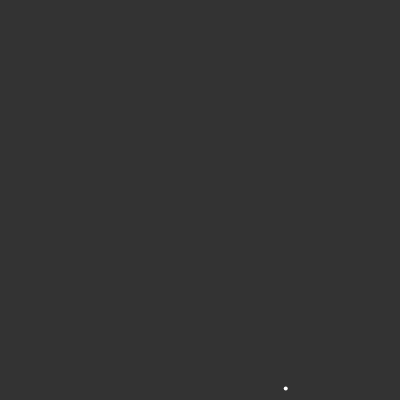
Frame 1 (no input)
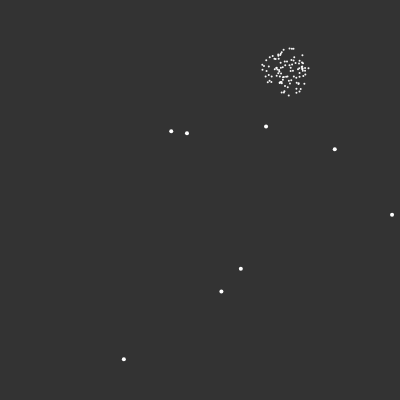
Frame 60 (no input)
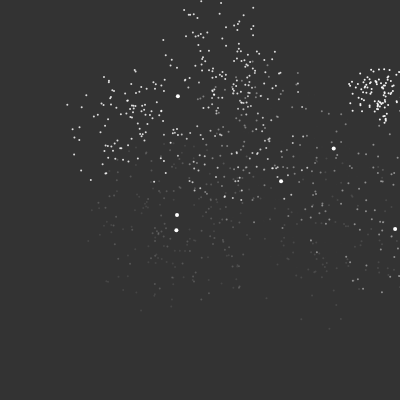
Frame 120 (the mouse pressed at the canvas centre since frame 60)

The p5.js sketch that drew these frames (run headless with seeded random() and noise() and a simulated clock; from frame 60 on, the mouse is pressed at the canvas centre):

// p5.js sketch
// ── sketch.js
var firework = [];
var gravity;

function setup() {
  createCanvas(400,400);
  stroke(255);
  strokeWeight(4);
  gravity = createVector(0, 0.2);
  firework.push(new Firework());
  //firework = new Particle(random(width), height);
  
}

function draw() {
  background(51);
  
 if(random(1) < 0.1){
     firework.push(new Firework()); 
 }
 
 for(var i = 0; i < firework.length; i ++){
 	  firework[i].update();
 	  firework[i].show();
 }
 
 
  
}
// ── Firework.js

function Firework(){
	
	this.firework = new Particle(random(width), height, true);
	this.exploded = false;
	this.particles = [];
	
	this.update = function (){
		
	if(!this.exploded){
	 this.firework.applyForce(gravity);
   this.firework.update();
   
   if(this.firework.vel.y >= 0){
   	this.exploded = true;
   	this.explode();
   }
  }
  
  for(var i = this.particles.length-1; i >= 0; i--){
			this.particles[i].applyForce(gravity);
			this.particles[i].update();
			
			if(this.particles[i].done()){
				this.particles.splice(i,1);
			}
	}
   
}

this.explode = function(){
	for(var i =0; i < 100; i ++){
	   var p = new Particle(this.firework.pos.x, this.firework.pos.y);
	   this.particles.push(p);
	}
}
	
	this.show = function(){
		if(!this.exploded){
		    this.firework.show();
		}
		for(var i = 0; i < this.particles.length; i ++){
			this.particles[i].show();
		}
	}
}
// ── Particle.js

function Particle(x,y, firework){
	this.pos = createVector(x,y);
	this.firework = firework;
	this.lifespan = 255;
	
	if(this.firework){
	this.vel = createVector(0, random(-12, -10));
	}else{
		this.vel = p5.Vector.random2D();
		this.vel.mult(random(2,10));
	}
	this.acc = createVector(0,0);
	
	this.applyForce = function(force){
		this.acc.add(force); 
	}
	
	this.update = function(){
		if(!this.firework){
			this.vel.mult(0.9);
			this.lifespan -= 4;
		}
		
		this.vel.add(this.acc);
		this.pos.add(this.vel);
		this.acc.mult(0);
	}
	
	this.show = function(){
		if(!this.firework){
			strokeWeight(2);
			stroke(255, this.lifespan);
		}else{
			strokeWeight(4);
			stroke(255);
		}
		  
		point(this.pos.x, this.pos.y);
	}
	
	this.done = function(){
		if(this.lifespan < 0){
		  firework = true;
		}
	}
}
